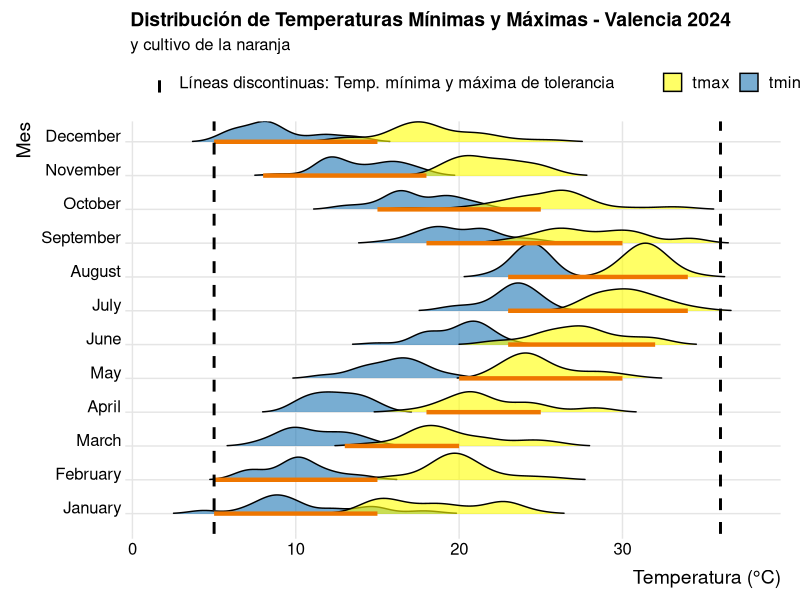

This chart was generated by the following R code:
# Instalar y cargar las librerías necesarias (descomenta la línea si es necesario)
# install.packages(c("readxl", "dplyr", "lubridate", "ggplot2", "ggridges"))

library(readxl)
library(dplyr)
library(lubridate)
library(ggplot2)
library(ggridges)

# 1. Leer y preparar datos de Valencia
df_val <- read_excel("3 temperaturas valencia.xlsx") %>%
  mutate(
    date = as.Date(date),
    Mes = factor(month(date, label = TRUE, abbr = FALSE), levels = month.name),
    City = "Valencia"
  ) %>%
  filter(year(date) == 2024)

# 2. Leer el archivo de intervalos óptimos
df_opt <- read_excel("naranja.xlsx") %>%
  mutate(Mes = factor(month(as.Date(Fecha), label = TRUE, abbr = FALSE), levels = month.name))

# 3. Filtrar y limpiar datos
df_val <- df_val %>%
  filter(is.finite(tmin), is.finite(tmax))  # Asegura que no hay NAs en tmin y tmax

# 4. Graficar tmin y tmax  
ggplot() +
  # Curva de tmin 
  geom_density_ridges(
    data = df_val,
    aes(x = tmin, y = Mes, fill = "tmin"),
    alpha = 0.6,
    scale = 1,
    rel_min_height = 0.01,
    position = "identity"
  ) +
  # Curva de tmax  
  geom_density_ridges(
    data = df_val,
    aes(x = tmax, y = Mes, fill = "tmax"),
    alpha = 0.6,
    scale = 1,
    rel_min_height = 0.01,
    position = "identity"
  ) +
  # Segmento para el rango óptimo
  geom_segment(
    data = df_opt,
    aes(
      x = temp_min, xend = temp_max,
      y = Mes, yend = Mes,
      color = "Intervalo óptimo"
    ),
    inherit.aes = FALSE,
    size = 1.5
  ) +
  # Líneas verticales discontinuas  
  geom_vline(aes(xintercept = 5, linetype = "Tolerancia"), color = "black", size = 1) +
  geom_vline(aes(xintercept = 36, linetype = "Tolerancia"), color = "black", size = 1) +
  # Escala de colores manual para tmin y tmax
  scale_fill_manual(
    name = "",
    values = c("tmin" = "#1f77b4", "tmax" = "yellow")
  ) +
  
  scale_color_manual(
    name = "",
    values = c("Intervalo óptimo" = "darkorange2")
  ) +
  scale_linetype_manual(
    name = "",
    values = c("Tolerancia" = "dashed"),
    labels = c("Líneas discontinuas: Temp. mínima y máxima de tolerancia")
  ) +
  labs(
    title = "Distribución de Temperaturas Mínimas y Máximas - Valencia 2024",
    subtitle = "y cultivo de la naranja",
    x = "Temperatura (°C)",
    y = "Mes"
  ) +
  theme_ridges() +
  theme(legend.position = "top")
